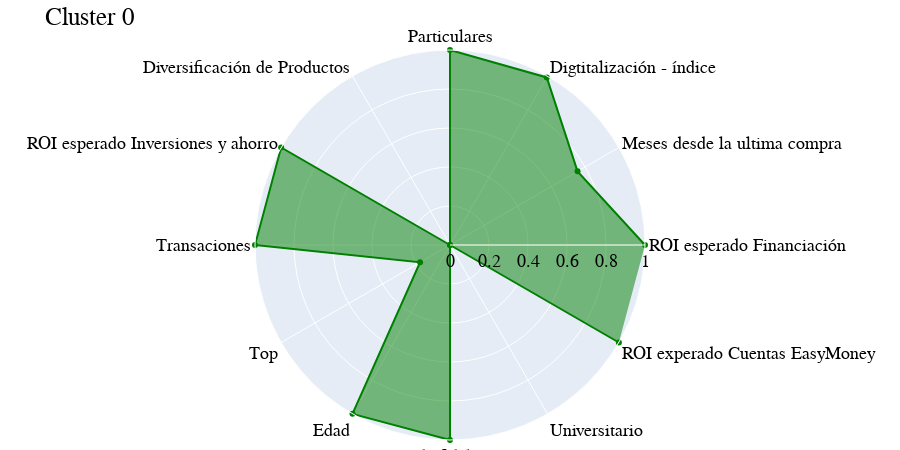

Notebook code for this chart:
### Markdown cell above
### Graficos: Perfil del cliente en cada cluster

### Code cell
# Aplicación de escalado MinMax para que se pueda realizar comparaciones entre los perfiles
x= ficha_df.loc[indices_mean].reset_index().drop(columns=["Grupo Indicadores","Estadístico" ])
x.set_index("Indicador", inplace=True)
x =x.T

scaler = MinMaxScaler()
df_normalized = pd.DataFrame(scaler.fit_transform(x), columns=x.columns)
df_normalized_T = df_normalized.T

#Reducir variables para el gráfico de radar
cols_gra = set(df_normalized_T.index) - set(["Préstamos - índice","Salud Financiera","Ganáncia Total Generada","Tenencia del cliente", "Comportamiento Ahorro"])
df_normalized_T = df_normalized_T.loc[cols_gra]

#Generar graficos

generar_grafico_radar(df_normalized_T.index, df_normalized_T[df_normalized_T.columns[0]],"Cluster 0","green")

### Figure 1 — Plotly figure (JSON) as saved in the notebook; plotly's stock layout.template omitted (floating-point values rounded to 4 significant figures)
{"data": [{"fill": "toself", "line": {"color": "green"}, "r": [1, 0.7552, 0.9923, 1.0, 0, 1, 1, 0.1771, 1.0, 1, 0, 1], "theta": ["ROI esperado Financiación", "Meses desde la ultima compra", "Digtitalización - índice", "Particulares", "Diversificación de Productos", "ROI esperado Inversiones y ahorro", "Transaciones", "Top", "Edad", "GAP de fidelización", "Universitario", "ROI experado Cuentas EasyMoney"], "type": "scatterpolar"}], "layout": {"font": {"color": "black", "family": "Arial, sans-serif", "size": 18}, "height": 450, "margin": {"b": 10, "l": 30, "r": 30, "t": 50}, "polar": {"angularaxis": {"rotation": 0}, "radialaxis": {"range": [0, 1], "visible": true}}, "showlegend": false, "title": {"text": "Cluster 0"}, "width": 900}}
